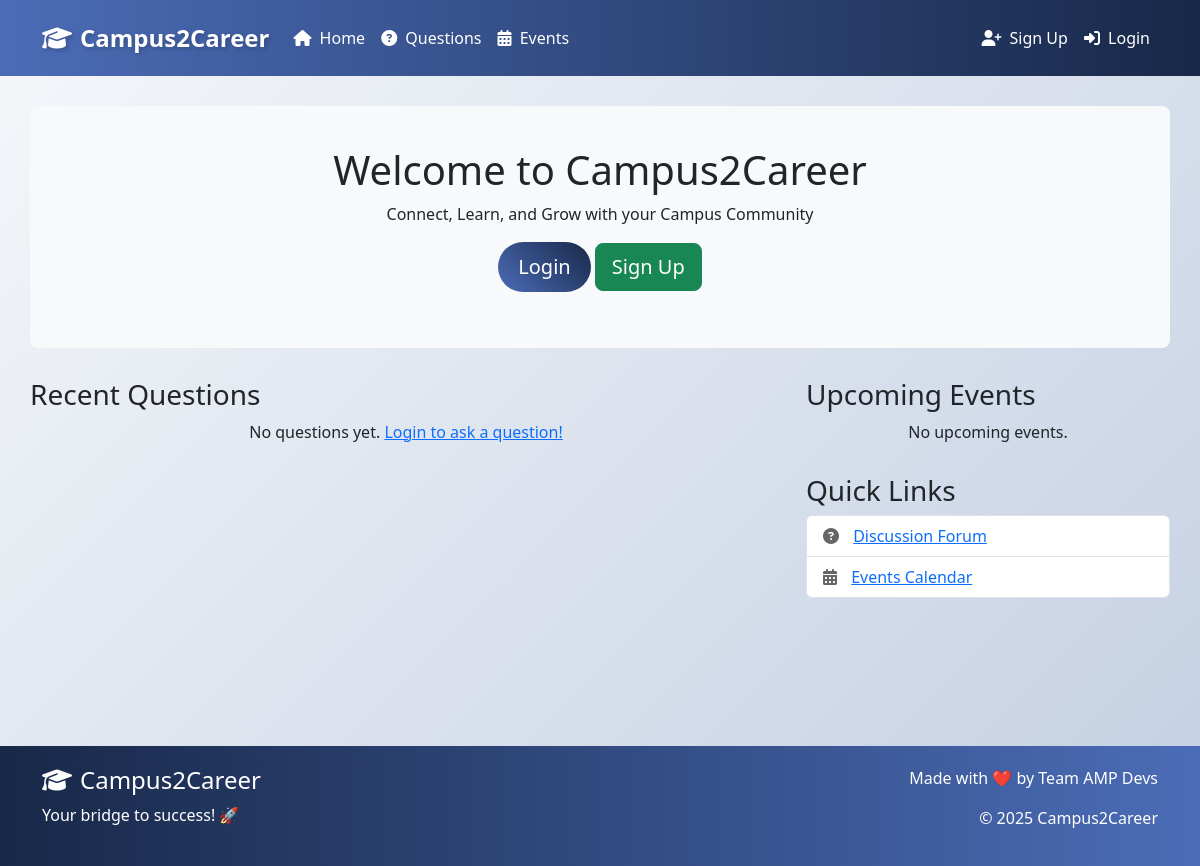
Before: / with the older database file.
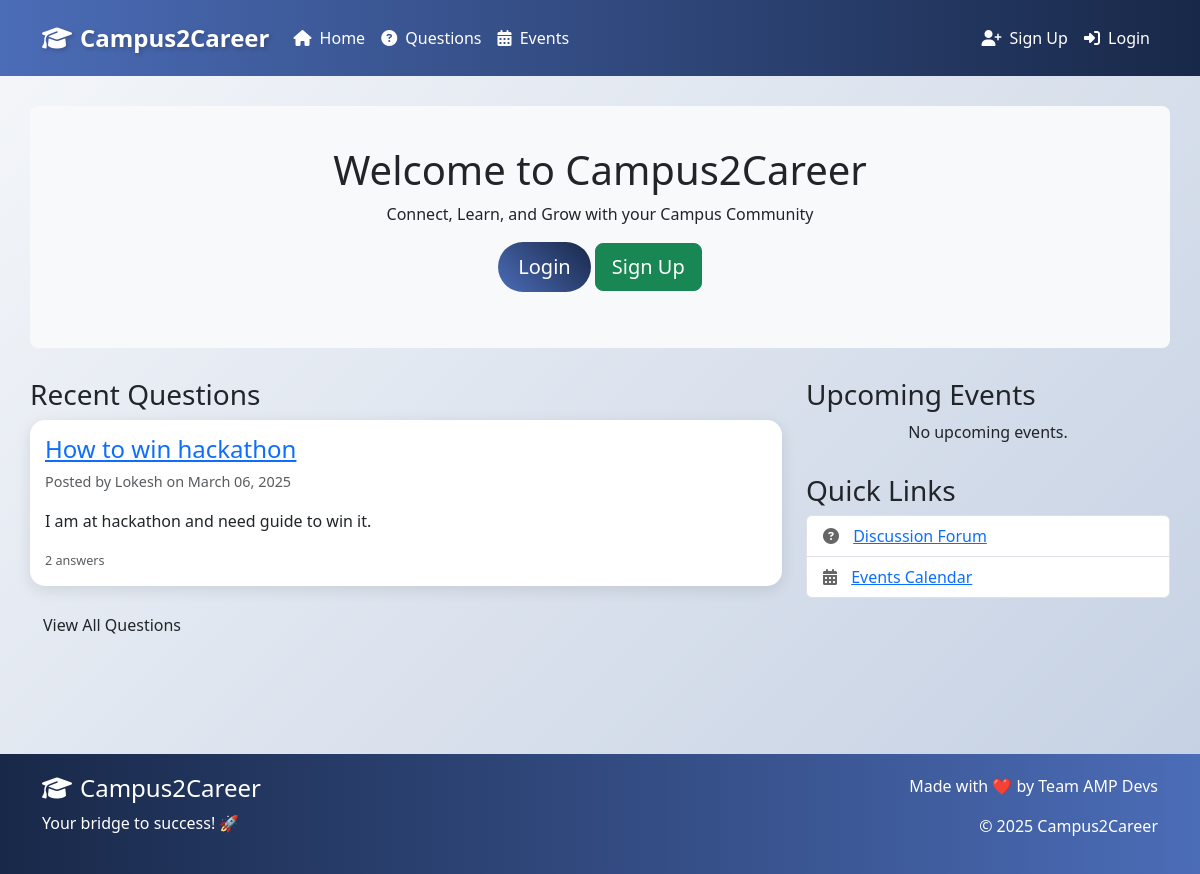
After: the same page with the newer database file.
### models.py (models this page shows, shortened)
class Question(db.Model):
    id = db.Column(db.Integer, primary_key=True)
    title = db.Column(db.String(200), nullable=False)
    content = db.Column(db.Text, nullable=False)
    created_at = db.Column(db.DateTime, default=datetime.utcnow)
    user_id = db.Column(db.Integer, db.ForeignKey('user.id'), nullable=False)
    answers = db.relationship('Answer', backref='question', lazy=True, cascade='all, delete-orphan')

class User(UserMixin, db.Model):
    id = db.Column(db.Integer, primary_key=True)
    username = db.Column(db.String(80), unique=True, nullable=False)
    email = db.Column(db.String(120), unique=True, nullable=False)
    password_hash = db.Column(db.String(128))
    role = db.Column(db.String(20), nullable=False)  # student, alumni, teacher, admin
    contact = db.Column(db.String(15))
    dob = db.Column(db.Date)
    course = db.Column(db.String(50))  # For students
    profile_image = db.Column(db.String(120), default='noimg.jpg')
    created_at = db.Column(db.DateTime, default=datetime.utcnow)
    questions = db.relationship('Question', backref='author', lazy=True)
    answers = db.relationship('Answer', backref='author', lazy=True)
    events = db.relationship('Event', backref='creator', lazy=True)
    jobs = db.relationship('Job', backref='poster', lazy=True)

### app.py (the view)
@app.route('/')
def index():
    events = Event.query.order_by(Event.date.desc()).limit(3).all()
    questions = Question.query.order_by(Question.created_at.desc()).limit(5).all()
    return render_template('index.html', events=events, questions=questions)

### templates/index.html (shortened to what this page needs)
{% extends "base.html" %}
{% block content %}
<div class="jumbotron text-center">
    <h1>Welcome to Campus2Career</h1>
    <p>Connect, Learn, and Grow with your Campus Community</p>
    {% if not current_user.is_authenticated %}
        <p>
            <a href="{{ url_for('login') }}" class="btn btn-primary btn-lg">Login</a>
            <a href="{{ url_for('signup') }}" class="btn btn-success btn-lg">Sign Up</a>
        </p>
    {% endif %}
</div>
<div class="row">
    <div class="col-md-8">
        <div class="panel panel-default">
            <div class="panel-heading">
                <h3 class="panel-title">Recent Questions</h3>
            </div>
            <div class="panel-body">
                {% if questions %}
                    {% for question in questions %}
                        <div class="card question-card">
                            <h4><a href="{{ url_for('question_detail', id=question.id) }}">{{ question.title }}</a></h4>
                            <p class="text-muted">
                                Posted by {{ question.author.username }} on {{ question.created_at.strftime('%B %d, %Y') }}
                            </p>
                            <p>{{ question.content[:200] }}{% if question.content|length > 200 %}...{% endif %}</p>
                            <div class="text-muted">
                                <small>{{ question.answers|length }} answers</small>
                            </div>
                        </div>
                    {% endfor %}
                    <div class="text-right">
                        <a href="{{ url_for('questions') }}" class="btn btn-default">View All Questions</a>
                    </div>
                {% else %}
                    <p class="text-center">No questions yet.
                        {% if current_user.is_authenticated %}
                            <a href="{{ url_for('questions') }}">Be the first to ask!</a>
                        {% else %}
                            <a href="{{ url_for('login') }}">Login to ask a question!</a>
                        {% endif %}
                    </p>
                {% endif %}
            </div>
        </div>
    </div>
    <div class="col-md-4">
        <div class="panel panel-default">
            <div class="panel-heading">
                <h3 class="panel-title">Upcoming Events</h3>
            </div>
            <div class="panel-body">
                {% if events %}
                    {% for event in events %}
                        <div class="card event-card">
                            <h4>{{ event.title }}</h4>
                            <p class="text-muted">
                                <i class="fas fa-calendar"></i> {{ event.date.strftime('%B %d, %Y') }}
                            </p>
                            <p>{{ event.description[:100] }}{% if event.description|length > 100 %}...{% endif %}</p>
                        </div>
                    {% endfor %}
                    <div class="text-right">
                        <a href="{{ url_for('events') }}" class="btn btn-default">View All Events</a>
                    </div>
                {% else %}
                    <p class="text-center">No upcoming events.</p>
                {% endif %}
            </div>
        </div>
        <div class="panel panel-default">
            <div class="panel-heading">
                <h3 class="panel-title">Quick Links</h3>
            </div>
            <div class="panel-body">
                <ul class="list-group">
                    <li class="list-group-item">
                        <i class="fas fa-question-circle"></i>
                        <a href="{{ url_for('questions') }}">Discussion Forum</a>
                    </li>
                    <li class="list-group-item">
                        <i class="fas fa-calendar-alt"></i>
                        <a href="{{ url_for('events') }}">Events Calendar</a>
                    </li>
                </ul>
            </div>
        </div>
    </div>
</div>
{% endblock %}

### templates/base.html (shortened to what this page needs)
<!DOCTYPE html>
<html lang="en">
<head>
    <link href="https://cdn.jsdelivr.net/npm/bootstrap@5.3.2/dist/css/bootstrap.min.css" rel="stylesheet">
    <link rel="stylesheet" href="https://cdnjs.cloudflare.com/ajax/libs/font-awesome/6.5.1/css/all.min.css">
</head>
<body>
    <nav class="navbar navbar-expand-lg">
        <div class="container">
            <a class="navbar-brand" href="{{ url_for('index') }}">
                <i class="fas fa-graduation-cap me-2"></i>Campus2Career
            </a>
            <div class="collapse navbar-collapse" id="navbarNav">
                <ul class="navbar-nav me-auto">
                    <li class="nav-item">
                        <a class="nav-link" href="{{ url_for('index') }}">
                            <i class="fas fa-home me-1"></i> Home
                        </a>
                    </li>
                    <li class="nav-item">
                        <a class="nav-link" href="{{ url_for('questions') }}">
                            <i class="fas fa-question-circle me-1"></i> Questions
                        </a>
                    </li>
                    <li class="nav-item">
                        <a class="nav-link" href="{{ url_for('events') }}">
                            <i class="fas fa-calendar-alt me-1"></i> Events
                        </a>
                    </li>
                </ul>
                <ul class="navbar-nav">
                    {% if current_user.is_authenticated %}
                        <li class="nav-item dropdown">
                            <a class="nav-link dropdown-toggle" href="#" role="button" data-bs-toggle="dropdown">
                                <img src="{{ url_for('static', filename='images/' + current_user.profile_image) }}"
                                     alt="Profile" class="profile-img me-2">
                                {{ current_user.username }}
                            </a>
                            <ul class="dropdown-menu dropdown-menu-end">
                                <li>
                                    <a class="dropdown-item" href="{{ url_for('dashboard') }}">
                                        <i class="fas fa-user me-2"></i>Dashboard
                                    </a>
                                </li>
                                <li>
                                    <a class="dropdown-item" href="{{ url_for('logout') }}">
                                        <i class="fas fa-sign-out-alt me-2"></i>Logout
                                    </a>
                                </li>
                            </ul>
                        </li>
                    {% else %}
                        <li class="nav-item">
                            <a class="nav-link" href="{{ url_for('signup') }}">
                                <i class="fas fa-user-plus me-1"></i> Sign Up
                            </a>
                        </li>
                        <li class="nav-item">
                            <a class="nav-link" href="{{ url_for('login') }}">
                                <i class="fas fa-sign-in-alt me-1"></i> Login
                            </a>
                        </li>
                    {% endif %}
                </ul>
            </div>
        </div>
    </nav>
    <div class="container main-content">
        {% block content %}{% endblock %}
    </div>
    <footer class="footer">
        <div class="container">
            <div class="row">
                <div class="col-md-6">
                    <h4><i class="fas fa-graduation-cap me-2"></i>Campus2Career</h4>
                    <p>Your bridge to success! 🚀</p>
                </div>
                <div class="col-md-6 text-end">
                    <p>Made with ❤️ by Team AMP Devs</p>
                    <p>&copy; 2025 Campus2Career</p>
                </div>
            </div>
        </div>
    </footer>
</body>
</html>

### templates/base.html (style rules this page uses)
body { background: linear-gradient(135deg, #f5f7fa 0%, #c3cfe2 100%); min-height: 100vh; }
.navbar { background: linear-gradient(90deg, #4b6cb7 0%, #182848 100%); padding: 15px 0; }
.navbar-brand { font-size: 24px; font-weight: bold; color: white !important; text-shadow: 2px 2px 4px rgba(0,0,0,0.2); }
.nav-link { color: white !important; font-weight: 500; transition: all 0.3s ease; }
.card { border: none; border-radius: 15px; box-shadow: 0 4px 15px rgba(0,0,0,0.1); transition: transform 0.3s ease; background: white; margin-bottom: 20px; }
.btn-primary { background: linear-gradient(45deg, #4b6cb7 0%, #182848 100%); border: none; padding: 10px 20px; border-radius: 25px; transition: all 0.3s ease; }
.footer { background: linear-gradient(90deg, #182848 0%, #4b6cb7 100%); color: white; padding: 20px 0; margin-top: 50px; }
.main-content { padding: 30px 0; min-height: calc(100vh - 180px); }

### templates/index.html (style rules this page uses)
.jumbotron { background-color: #f8f9fa; padding: 40px; margin-bottom: 30px; border-radius: 8px; }
.question-card { margin-bottom: 20px; padding: 15px; }
.panel { margin-bottom: 30px; }
.list-group-item i { margin-right: 10px; color: #666; }
.card h4 { margin-top: 0; }
.text-muted { font-size: 0.9em; }

Changed rows visible on the page:
added Question: title "How to win hackathon", author.username "Lokesh", created_at "March 06, 2025", content "I am at hackathon and need guide to win it.", answers|length "2"
Other visible differences:
text no longer shown: "No questions yet. Login to ask a question!"
text now shown: "View All Questions"
